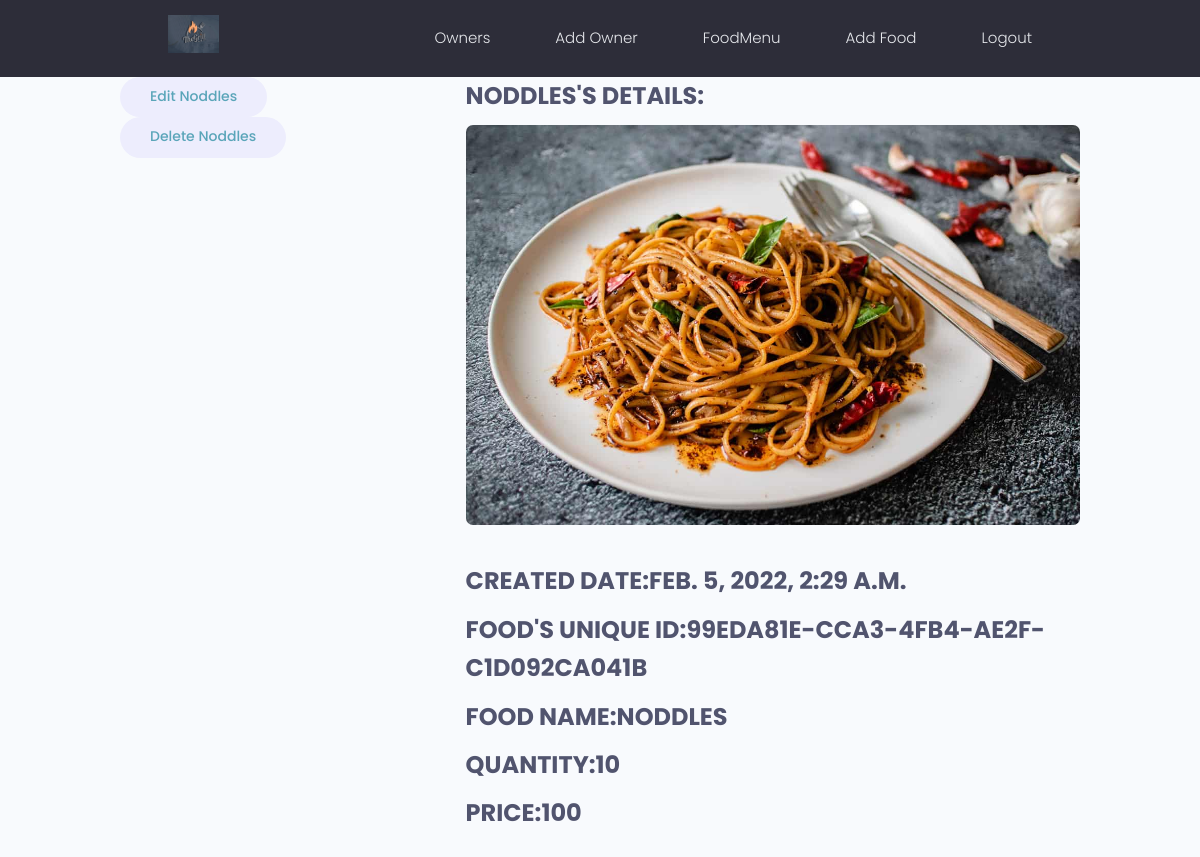
Page /ownerpanel/fooddetails/99eda81e-cca3-4fb4-ae2f-c1d092ca041b/ (signed in) on the committed database.
### Owner_Panel/models.py (models this page shows, shortened)
class Food_Panel(models.Model):
    featured_image = models.ImageField(blank=True,null=True,default='default.jpg')
    name = models.CharField(max_length=200, null=False, blank=False)
    quantity = models.IntegerField(null=False, blank=False)
    price = models.IntegerField(null=False, blank=False)
    id = models.UUIDField(default=uuid.uuid4, unique=True,
                          primary_key=True, editable=False)
    created = models.DateTimeField(auto_now_add=True)
    food_priority_serial = models.IntegerField(null=True, blank=True)

### Owner_Panel/views.py (the view)
# urls.py: path('fooddetails/<str:food_id>/',views.food_details,name="food_details"),
@login_required(login_url='ownerlogin')
def food_details(request,food_id):
    perticular_food_details = Food_Panel.objects.get(id=food_id)
    context = {'particular_food':perticular_food_details}
    return render(request, 'Owner_Panel/food_details.html',context=context)

### Owner_Panel/templates/Owner_Panel/food_details.html (shortened to what this page needs)
{% extends 'main.html' %}
{% block content%}
<main class="single_owner_details">
  <div class="container">
    <div class="layout">
      <div class="column column--1of3">
        <div class="owneredit__toolStack">
          <span class="tag tag--pill tag--sub tag--lg">
            <small><a class="owner__editLink" href = "{% url "edit_food" particular_food.id %}"> Edit {{particular_food.name | title}} </a></small>
          </span>
        </div>
        <div class="ownerdelete__toolStack">
          <span class="tag tag--pill tag--sub tag--lg">
            <small><a class="owner__deleteLink" href = "{% url "delete_food" particular_food.id %}"> Delete {{particular_food.name | title}} </a></small>
          </span>
        </div>
      </div>
      <div class="column column--2of3">
        <h2 class="singleProject__subtitle"> {{ particular_food.name | title}}'s Details: </h2>
        <img class="singleProject__preview" src="{{ particular_food.featured_image.url }}" alt="portfolio thumbnail" />
        <h3 class="singleProject__subtitle">Created Date:{{ particular_food.created }}</h3>
        <h3 class="singleProject__subtitle">Food's Unique ID:{{ particular_food.id }}</h3>
        <h3 class="singleProject__subtitle">Food Name:{{ particular_food.name }}</h3>
        <h3 class="singleProject__subtitle">Quantity:{{ particular_food.quantity }}</h3>
        <h3 class="singleProject__subtitle">Price:{{ particular_food.price }}</h3>
      </div>
    </div>
  </div>
</main>
</body>
{% endblock %}

### static/styles/app.css (style rules this page uses)
:root { --color-sub: #2d2d39; }
img { width: 100%; }
.singleProject__preview { height: 50vh; object-fit: cover; object-position: top center; margin-bottom: 3rem; border-radius: 0.7rem; }
.singleProject__subtitle { text-transform: uppercase; font-size: 2.4rem; font-weight: 700; color: var(--color-sub-light); margin-bottom: 1rem; }

### static/uikit/styles/modules/_variables.css (style rules this page uses)
:root { --color-main: #5aa5b9; --color-main-light: #e6faff; --color-sub: #3f4156; --color-sub-light: #51546e; --color-sub-lighter: #ededfd; --color-text: #737373; --color-gray: #8b8b8b; --color-light: #e5e7eb; --color-light-gray: #767676; --color-bg: #f8fafd; --color-white: #fffefd; --color-white-light: #f3f3f3; --color-success: #359e64; --color-success-bg: #def8e8; --color-error: #fc4b0b; --color-error-bg: #fff2ee; --font-base: 'Poppins', arial, helvetica, 'Segoe UI', roboto, ubuntu, sans-serif; --font-monospace: 'Fira Code', 'Courier New', courier, monospace; --font-regular: 300; --font-medium: 500; --font-bold: 700; --generic-shadow: 1px 1px 5px #00000010; --generic-transition: all 0.3s ease-in-out; }

### static/uikit/styles/modules/_base.css (style rules this page uses)
* { margin: 0; padding: 0; box-sizing: border-box; text-rendering: optimizeLegibility; color: inherit; font-size: inherit; }
html { font-size: 50%; }
@media only screen and (min-width: 480px) { html { font-size: 56.25%; } }
@media only screen and (min-width: 1200px) { html { font-size: 62.5%; } }
body { line-height: 1.6; font-weight: 400; font-size: 1.5rem; color: var(--color-text); background-color: var(--color-bg); min-height: 100vh; }

### static/uikit/styles/modules/_typography.css (style rules this page uses)
* { font-family: var(--font-base); }
h2 { font-size: 3.6rem; font-weight: var(--font-bold); }
h3 { font-size: 3.2rem; font-weight: var(--font-medium); }
p, span, strong { font-size: 1.6rem; color: var(--color-text); font-weight: var(--font-regular); }
a { padding-bottom: 2px; text-decoration: none; display: inline-block; color: var(--color-main); font-weight: var(--font-medium); }

### static/uikit/styles/modules/_utilities.css (style rules this page uses)
.container { width: 92%; max-width: 165rem; margin: 0 auto; box-sizing: border-box; }
@media screen and (min-width: 1000px) { .container { width: 90%; } }
@media screen and (min-width: 1200px) { .container { width: 80%; } }

### static/uikit/styles/modules/_tag.css (style rules this page uses)
.tag { display: inline-flex; align-items: center; background-color: var(--color-sub); height: -webkit-fit-content; height: -moz-fit-content; height: fit-content; width: -webkit-fit-content; width: -moz-fit-content; width: fit-content; border-radius: 0.5rem; padding: 0.5rem 1.5rem; font-size: 1.2rem; cursor: pointer; }
.tag > small { color: var(--color-white); }
.tag--pill { border-radius: 5rem; }
.tag--sub, .tag--sub > small { background: var(--color-sub-lighter); color: var(--color-sub-light); font-weight: 500; }
.tag--lg { padding: 0.8rem 3rem; font-size: 1.4rem; }

### static/uikit/styles/modules/_layout.css (style rules this page uses)
.layout { display: flex; flex-flow: row wrap; justify-content: space-between; }
.layout > .column { margin-bottom: 3rem; }
.layout > .column.column--1of3 { flex-basis: 30%; }
.layout > .column.column--2of3 { flex-basis: 64%; }

### rows in the picture
Food_Panel: name "Noddles", name "NODDLES", featured_image (picture), created "FEB. 5, 2022, 2:29 A.M.", id "99EDA81E-CCA3-4FB4-AE2F-C1D092CA041B", quantity "10", price "100"
